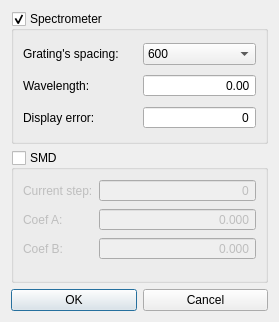
<?xml version="1.0" encoding="UTF-8"?>
<ui version="4.0">
 <class>PositionDialog</class>
 <widget class="QDialog" name="PositionDialog">
  <property name="windowModality">
   <enum>Qt::WindowModal</enum>
  </property>
  <property name="geometry">
   <rect>
    <x>0</x>
    <y>0</y>
    <width>279</width>
    <height>322</height>
   </rect>
  </property>
  <property name="sizePolicy">
   <sizepolicy hsizetype="Preferred" vsizetype="Preferred">
    <horstretch>0</horstretch>
    <verstretch>0</verstretch>
   </sizepolicy>
  </property>
  <property name="windowTitle">
   <string>Position</string>
  </property>
  <layout class="QGridLayout" name="gridLayout_2">
   <item row="0" column="0" colspan="2">
    <widget class="QGroupBox" name="gbSpectrometer">
     <property name="title">
      <string>Spectrometer</string>
     </property>
     <property name="checkable">
      <bool>true</bool>
     </property>
     <layout class="QGridLayout" name="gridLayout">
      <item row="0" column="0">
       <widget class="QLabel" name="label">
        <property name="text">
         <string>Grating's spacing:</string>
        </property>
       </widget>
      </item>
      <item row="0" column="1">
       <widget class="QComboBox" name="cbGratings">
        <property name="currentIndex">
         <number>2</number>
        </property>
        <item>
         <property name="text">
          <string>100</string>
         </property>
        </item>
        <item>
         <property name="text">
          <string>300</string>
         </property>
        </item>
        <item>
         <property name="text">
          <string>600</string>
         </property>
        </item>
        <item>
         <property name="text">
          <string>1200</string>
         </property>
        </item>
        <item>
         <property name="text">
          <string>Custom</string>
         </property>
        </item>
       </widget>
      </item>
      <item row="1" column="0">
       <widget class="QLabel" name="label_2">
        <property name="text">
         <string>Wavelength:</string>
        </property>
       </widget>
      </item>
      <item row="1" column="1">
       <widget class="QDoubleSpinBox" name="sbWavelength">
        <property name="alignment">
         <set>Qt::AlignRight|Qt::AlignTrailing|Qt::AlignVCenter</set>
        </property>
        <property name="buttonSymbols">
         <enum>QAbstractSpinBox::NoButtons</enum>
        </property>
        <property name="maximum">
         <double>1000000.000000000000000</double>
        </property>
       </widget>
      </item>
      <item row="2" column="0">
       <widget class="QLabel" name="label_3">
        <property name="text">
         <string>Display error:</string>
        </property>
       </widget>
      </item>
      <item row="2" column="1">
       <widget class="QSpinBox" name="sbError">
        <property name="alignment">
         <set>Qt::AlignRight|Qt::AlignTrailing|Qt::AlignVCenter</set>
        </property>
        <property name="buttonSymbols">
         <enum>QAbstractSpinBox::NoButtons</enum>
        </property>
        <property name="minimum">
         <number>-1000</number>
        </property>
        <property name="maximum">
         <number>1000</number>
        </property>
       </widget>
      </item>
     </layout>
    </widget>
   </item>
   <item row="1" column="0" colspan="2">
    <widget class="QGroupBox" name="gbSmd">
     <property name="enabled">
      <bool>true</bool>
     </property>
     <property name="title">
      <string>SMD</string>
     </property>
     <property name="checkable">
      <bool>true</bool>
     </property>
     <property name="checked">
      <bool>false</bool>
     </property>
     <layout class="QFormLayout" name="formLayout">
      <item row="0" column="0">
       <widget class="QLabel" name="label_4">
        <property name="text">
         <string>Current step:</string>
        </property>
       </widget>
      </item>
      <item row="0" column="1">
       <widget class="QSpinBox" name="sbStep">
        <property name="alignment">
         <set>Qt::AlignRight|Qt::AlignTrailing|Qt::AlignVCenter</set>
        </property>
        <property name="readOnly">
         <bool>true</bool>
        </property>
        <property name="buttonSymbols">
         <enum>QAbstractSpinBox::NoButtons</enum>
        </property>
        <property name="maximum">
         <number>1000000000</number>
        </property>
       </widget>
      </item>
      <item row="1" column="0">
       <widget class="QLabel" name="label_6">
        <property name="text">
         <string>Coef A:</string>
        </property>
       </widget>
      </item>
      <item row="1" column="1">
       <widget class="QDoubleSpinBox" name="sbCoefA">
        <property name="alignment">
         <set>Qt::AlignRight|Qt::AlignTrailing|Qt::AlignVCenter</set>
        </property>
        <property name="buttonSymbols">
         <enum>QAbstractSpinBox::NoButtons</enum>
        </property>
        <property name="decimals">
         <number>3</number>
        </property>
        <property name="minimum">
         <double>-1000000.000000000000000</double>
        </property>
        <property name="maximum">
         <double>1000000.000000000000000</double>
        </property>
       </widget>
      </item>
      <item row="2" column="0">
       <widget class="QLabel" name="label_7">
        <property name="text">
         <string>Coef B:</string>
        </property>
       </widget>
      </item>
      <item row="2" column="1">
       <widget class="QDoubleSpinBox" name="sbCoefB">
        <property name="alignment">
         <set>Qt::AlignRight|Qt::AlignTrailing|Qt::AlignVCenter</set>
        </property>
        <property name="buttonSymbols">
         <enum>QAbstractSpinBox::NoButtons</enum>
        </property>
        <property name="decimals">
         <number>3</number>
        </property>
        <property name="minimum">
         <double>-1000000.000000000000000</double>
        </property>
        <property name="maximum">
         <double>1000000.000000000000000</double>
        </property>
       </widget>
      </item>
     </layout>
    </widget>
   </item>
   <item row="2" column="0">
    <widget class="QPushButton" name="pbOk">
     <property name="text">
      <string>OK</string>
     </property>
    </widget>
   </item>
   <item row="2" column="1">
    <widget class="QPushButton" name="pbCancel">
     <property name="text">
      <string>Cancel</string>
     </property>
    </widget>
   </item>
  </layout>
 </widget>
 <resources/>
 <connections/>
</ui>
